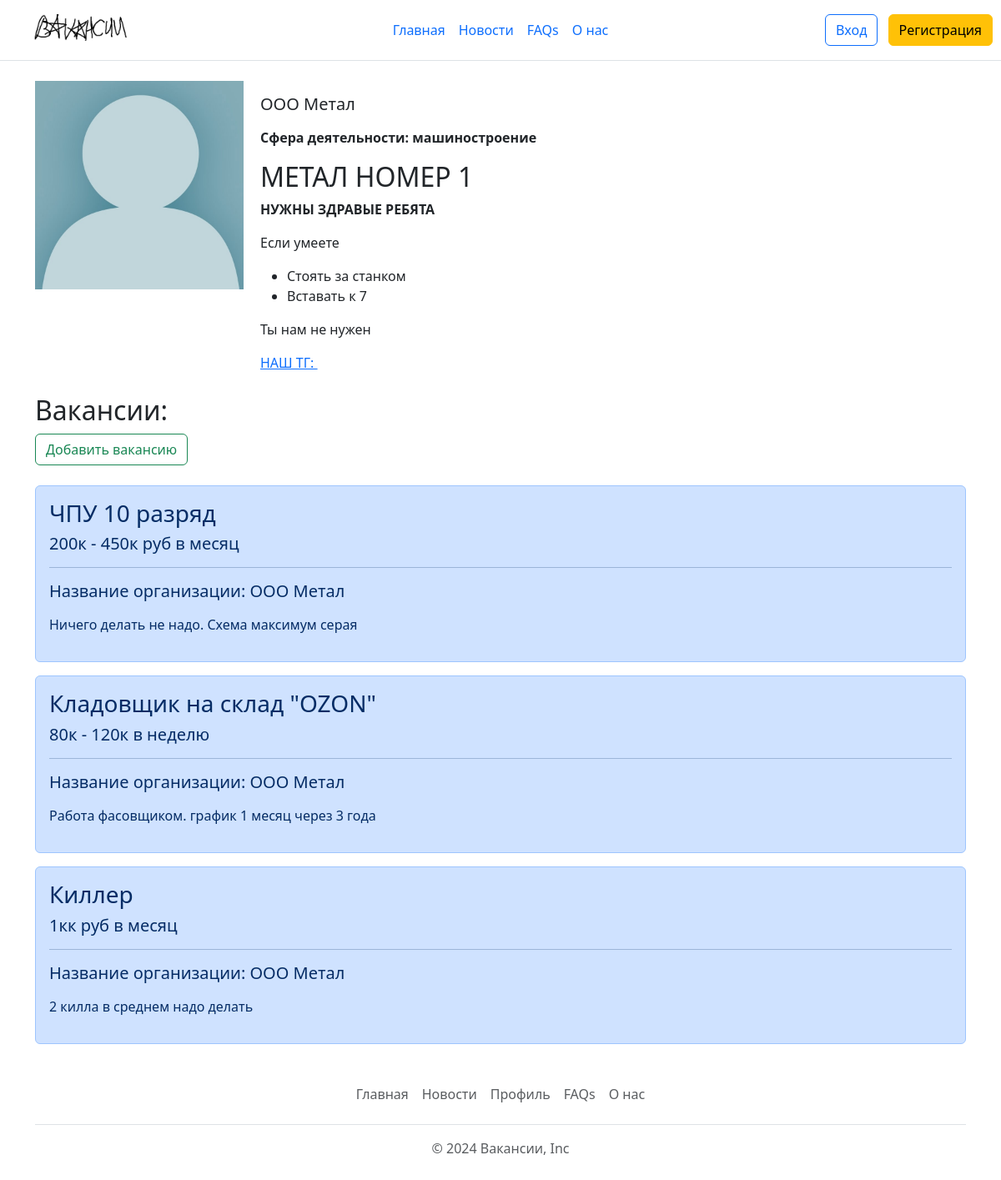
Page /profile_company.php?company=1 on the committed database.
### tables this page shows
CREATE TABLE `companys` (
  `id` int NOT NULL,
  `name` varchar(50) NOT NULL,
  `address` varchar(120) NOT NULL,
  `branch` varchar(100) NOT NULL,
  `email` varchar(50) NOT NULL,
  `password` varchar(255) NOT NULL,
  `description` text,
  `logo` varchar(150) DEFAULT NULL,
  `number` varchar(11) DEFAULT NULL,
  `email_for_users` varchar(50) DEFAULT NULL
);

CREATE TABLE `vakansii` (
  `id` int NOT NULL,
  `id_company` int NOT NULL,
  `salary` varchar(40) DEFAULT NULL,
  `description` text NOT NULL,
  `title` varchar(100) NOT NULL
);

### profile_company.php (the view, shortened to what this page needs)
<?php
$db = new PDO("mysql:host=localhost;port=3306;dbname=bd_vakansii",
"root",
"");
$company = $db->prepare("SELECT * FROM `companys` WHERE `id` = ?");
$company->execute(array($_GET['company']));
$companyArray = $company->fetch(PDO::FETCH_ASSOC);
$vakansiiKompanii = $db->prepare("SELECT * FROM `vakansii` WHERE `id_company` = ?");
$vakansiiKompanii->execute(array($_GET['company']));
$vakansiiKompanii = $vakansiiKompanii->fetchAll(PDO::FETCH_ASSOC);
$css_file = 'css/profile.css';
include("blocks/header.php");
?>
        <main class="container">
        <div class="info_djkf d-flex">
            <div class="avatar_info">
                <img width="250px" src="avatars/<?php echo $companyArray['logo']; ?>">
            </div>
            <div class="text_info_profile">
            <p><h5><?php echo $companyArray['name'] ?></h5></p>
                <p><b>Сфера деятельности:
                    <?php echo $companyArray['branch'] ?></b></p>
                <p>
                <p>
                <?php if((isset($companyArray['description']))
                        and ($companyArray['description'] != '')) { ?>
                    <?php echo $companyArray['description']; ?>
                <?php } ?></p>
            </div>
        </div>
        <h2 style="margin-top: 10px;">Вакансии: </h2>
        <a class="btn btn-outline-success" href="add_vakansia.php">Добавить вакансию</a>
        <br><br>
        <?php foreach ($vakansiiKompanii as $key => $vakansiaKompanii) { ?>
        <div class="pred_exp">
            <div class="alert alert-primary" role="alert">
                <h3><?php echo $vakansiaKompanii['title']; ?></h3>
                <h5><?php echo $vakansiaKompanii['salary']; ?></h5>
                <hr>
                    <?php
                    $nameComp = $db->prepare("SELECT `name` FROM `companys` WHERE `id` = ?");
                    $nameComp->execute(array($vakansiaKompanii['id_company']));
                    $nameComp = $nameComp->fetch(PDO::FETCH_ASSOC); ?>
                <p><h5>Название организации: <?php echo $nameComp['name']; ?></h5> </p>
                <p><?php echo $vakansiaKompanii['description']; ?></p>
            </div>
        </div>
        <?php } ?>
    </main>
<?php include("blocks/footer.php"); session_destroy(); ?>

### blocks/header.php (shortened to what this page needs)
<!DOCTYPE html>
<html lang="ru">
  <head>
    <link
      href="https://cdn.jsdelivr.net/npm/bootstrap@5.3.3/dist/css/bootstrap.min.css"
      rel="stylesheet"
    />
    <link
      rel="stylesheet"
      type="text/css"
      href="<?php echo $css_file; ?>"
    />
  </head>
  <body>
    <header
      class="d-flex flex-wrap align-items-center justify-content-center justify-content-md-between py-3 mb-4 border-bottom"
    >
      <div class="col-md-3 mb-2 mb-md-0">
        <a
          href="/"
          class="d-inline-flex link-body-emphasis text-decoration-none"
        >
          <svg
            class="bi"
            width="40"
            height="32"
            role="img"
            aria-label="Bootstrap"
          >
            <use xlink:href="#bootstrap"></use>
          </svg>
          <img
            class="bi"
            height="32"
            src="images/logo.png"
            alt=""
          />
        </a>
      </div>
      <ul class="nav col-12 col-md-auto mb-2 justify-content-center mb-md-0">
        <li><a href="/" class="nav-link px-2">Главная</a></li>
        <li><a href="#" class="nav-link px-2">Новости</a></li>
        <li><a href="#" class="nav-link px-2">FAQs</a></li>
        <li><a href="#" class="nav-link px-2">О нас</a></li>
      </ul>
      <div class="col-md-3 text-end">
        <?php if ((is_null($_COOKIE['user'])) and (is_null($_COOKIE['company']))) { ?>
          <a class="btn btn-outline-primary me-2" href="vhod.php">Вход</a>
          <a href="registration.php" id="knopka_rega" class="btn btn-warning">Регистрация</a>
        <?php } ?>
      </div>
    </header>

### blocks/footer.php
<div class="container">
      <footer class="py-3 my-4">
        <ul class="nav justify-content-center border-bottom pb-3 mb-3">
          <li class="nav-item">
            <a href="/" class="nav-link px-2 text-body-secondary">Главная</a>
          </li>
          <li class="nav-item">
            <a href="#" class="nav-link px-2 text-body-secondary">Новости</a>
          </li>
          <li class="nav-item">
            <a href="profile.php" class="nav-link px-2 text-body-secondary">Профиль</a>
          </li>
          <li class="nav-item">
            <a href="#" class="nav-link px-2 text-body-secondary">FAQs</a>
          </li>
          <li class="nav-item">
            <a href="#" class="nav-link px-2 text-body-secondary">О нас</a>
          </li>
        </ul>
        <p class="text-center text-body-secondary">© 2024 Вакансии, Inc</p>
      </footer>
    </div>
  </body>
</html>

### css/profile.css (style rules this page uses)
.info_djkf { display: flex; }
#knopka_rega { margin-right: 10px; }
.text_info_profile { margin-left: 20px; }

### rows in the picture
companys: logo (picture), name "ООО Метал", branch "машиностроение", description "МЕТАЛ НОМЕР 1 НУЖНЫ ЗДРАВЫЕ РЕБЯТА Если умеете Стоять за станком Вставать к 7 Ты нам не нужен НАШ ТГ:"
vakansii: title "ЧПУ 10 разряд", salary "200к - 450к руб в месяц", id_company.name "ООО Метал", description "Ничего делать не надо. Схема максимум серая"
vakansii: title "Кладовщик на склад \"OZON\"", salary "80к - 120к в неделю", id_company.name "ООО Метал", description "Работа фасовщиком. график 1 месяц через 3 года"
vakansii: title "Киллер", salary "1кк руб в месяц", id_company.name "ООО Метал", description "2 килла в среднем надо делать"
